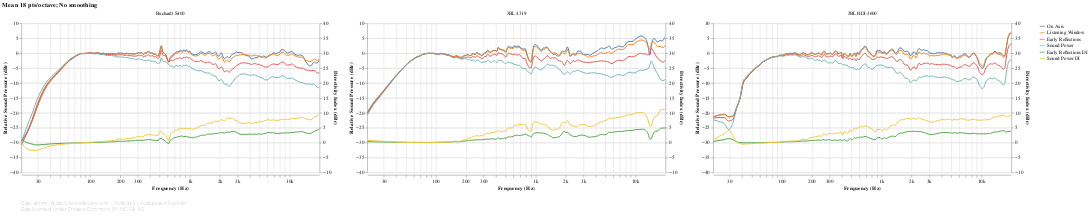

Notebook code for this chart:
### Markdown cell above
## Spinorama

The famous CEA/CTA-2034 charts, popularized by Dr. Floyd Toole. These provide a good summary of the measurements from a perceptual perspective. Speakers are presented side-by-side for easy comparison.

Remember:
 - **All the charts are interactive.** Use the mousewheel to zoom, and drag & drop to pan. Click on a legend entry to highlight a single response; hold shift to highlight multiple responses. Double-click to reset the view. (PROTIP: to quickly switch back and forth between speakers, select the speaker dropdown, then use the left-right arrow keys on your keyboard.)
 - **Charts will not be generated if the section they're under is folded while the notebook is running.** To manually load a chart after running the notebook, click on the square to the left of the *Show Code* button. Or simply use *Run all* again after unfolding the section.

### Code cell
#@markdown
# Note that there are few subtleties here because of Altair/Vega quirks:
# - To make the Y axes independent, `.resolve_scale()` has to be used *before
#   and after* `.facet()`. (In Vega terms, there needs to be a Resolve property
#   in *every* view composition specification.)
#   - If the first `.resolve_scale()` is removed from the layer spec, the axes
#     are not made independent.
#   - If the second `.resolve_scale()` is removed from the facet spec, Vega
#     throws a weird `Unrecognized scale name: "child_layer_0_y"` error.
# - To make the two axes zoom and pan at the same time, `.interactive()` has to
#   be used on each encoding, not on the overall view. Otherwise only the left
#   axis will support zoom & pan.
frequency_response_db_chart(
        speakers_fr_ready.pipe(lsx.pd.remap_columns, {
        ('CEA2034', 'On Axis'): 'On Axis',
        ('CEA2034', 'Listening Window'): 'Listening Window',
        ('CEA2034', 'Early Reflections'): 'Early Reflections',
        ('CEA2034', 'Sound Power'): 'Sound Power',
        ('Directivity Index', 'Early Reflections DI'): 'Early Reflections DI',
        ('Directivity Index', 'Sound Power DI'): 'Sound Power DI',
    }),
    lambda chart: lsx.util.pipe(chart,
        lambda chart: chart.resolve_scale(y='independent'),
        speaker_facet, speaker_input,
        lambda chart: chart.resolve_scale(y='independent')),
    lambda chart: (
        lsx.util.pipe(chart
            .transform_filter(alt.FieldOneOfPredicate(field='key', oneOf=[
                'On Axis', 'Listening Window', 'Early Reflections', 'Sound Power']))
            .encode(sound_pressure_yaxis()),
            lambda chart: lsx.alt.interactive_line(chart, key_color())),
        lsx.util.pipe(chart
            .transform_filter(alt.FieldOneOfPredicate(field='key', oneOf=[
                'Early Reflections DI', 'Sound Power DI']))
            .encode(directivity_index_yaxis(scale_domain=(-10, 40))),
            lambda chart: lsx.alt.interactive_line(chart, key_color()))),
    fold={},
    additional_tooltips=[alt.Tooltip('key', type='nominal', title='Response')],
    sidebyside=True)

### Figure 1 — Vega-Lite specification as saved in the notebook (floating-point values rounded to 4 significant figures; data arrays with more than 128 entries replaced by an {"elided": "..."} marker saying what was removed)
{"config": {"view": {"continuousWidth": 400, "continuousHeight": 300, "opacity": 0}}, "vconcat": [{"data": {"name": "data-ac59f61da19682287ffb90ab1c6c7f62"}, "facet": {"type": "nominal", "field": "speaker", "title": null}, "spec": {"layer": [{"layer": [{"mark": {"type": "line", "clip": true, "interpolate": "monotone"}, "encoding": {"color": {"type": "nominal", "field": "key", "legend": {"symbolType": "stroke"}, "sort": null, "title": null}, "opacity": {"condition": {"value": 1, "selection": "selector004"}, "value": 0.2}, "y": {"type": "quantitative", "axis": {"grid": true}, "field": "value", "scale": {"domain": [-40, 10]}, "title": ["Relative Sound Pressure (dBr)"]}}, "selection": {"selector004": {"type": "multi", "encodings": ["color"], "bind": "legend"}, "selector010": {"type": "single", "fields": ["speaker"], "bind": {"input": "select", "options": [null, "Buchardt S400", "JBL 4319", "JBL HDI-3600"], "labels": ["All", "Buchardt S400", "JBL 4319", "JBL HDI-3600"], "name": "Speaker: "}}}, "title": {"text": "Mean 18 pts/octave; No smoothing", "anchor": "start"}, "transform": [{"filter": {"field": "key", "oneOf": ["On Axis", "Listening Window", "Early Reflections", "Sound Power"]}}]}, {"mark": {"type": "circle", "clip": true, "size": 100}, "encoding": {"color": {"type": "nominal", "field": "key", "legend": {"symbolType": "stroke"}, "sort": null, "title": null}, "fillOpacity": {"condition": {"value": 0.3, "selection": "selector005"}, "value": 0}, "y": {"type": "quantitative", "axis": {"grid": true}, "field": "value", "scale": {"domain": [-40, 10]}, "title": ["Relative Sound Pressure (dBr)"]}}, "selection": {"selector005": {"type": "single", "on": "mouseover", "clear": "mouseout", "empty": "none", "encodings": ["x", "y"]}, "selector006": {"type": "interval", "bind": "scales", "encodings": ["x", "y"]}}, "title": {"text": "Mean 18 pts/octave; No smoothing", "anchor": "start"}, "transform": [{"filter": {"field": "key", "oneOf": ["On Axis", "Listening Window", "Early Reflections", "Sound Power"]}}]}]}, {"layer": [{"mark": {"type": "line", "clip": true, "interpolate": "monotone"}, "encoding": {"color": {"type": "nominal", "field": "key", "legend": {"symbolType": "stroke"}, "sort": null, "title": null}, "opacity": {"condition": {"value": 1, "selection": "selector007"}, "value": 0.2}, "y": {"type": "quantitative", "axis": {"grid": true}, "field": "value", "scale": {"domain": [-10, 40]}, "title": ["Directivity Index (dBr)"]}}, "selection": {"selector007": {"type": "multi", "encodings": ["color"], "bind": "legend"}}, "title": {"text": "Mean 18 pts/octave; No smoothing", "anchor": "start"}, "transform": [{"filter": {"field": "key", "oneOf": ["Early Reflections DI", "Sound Power DI"]}}]}, {"mark": {"type": "circle", "clip": true, "size": 100}, "encoding": {"color": {"type": "nominal", "field": "key", "legend": {"symbolType": "stroke"}, "sort": null, "title": null}, "fillOpacity": {"condition": {"value": 0.3, "selection": "selector008"}, "value": 0}, "y": {"type": "quantitative", "axis": {"grid": true}, "field": "value", "scale": {"domain": [-10, 40]}, "title": ["Directivity Index (dBr)"]}}, "selection": {"selector008": {"type": "single", "on": "mouseover", "clear": "mouseout", "empty": "none", "encodings": ["x", "y"]}, "selector009": {"type": "interval", "bind": "scales", "encodings": ["x", "y"]}}, "title": {"text": "Mean 18 pts/octave; No smoothing", "anchor": "start"}, "transform": [{"filter": {"field": "key", "oneOf": ["Early Reflections DI", "Sound Power DI"]}}]}]}], "encoding": {"tooltip": [{"type": "nominal", "field": "key", "title": "Response"}, {"type": "quantitative", "field": "frequency", "format": ".03s", "title": "Frequency (Hz)"}, {"type": "quantitative", "field": "value", "format": ".2f", "title": "Value (dB)"}], "x": {"type": "quantitative", "axis": {"format": "s"}, "field": "frequency", "scale": {"base": 10, "nice": false, "type": "log"}, "title": "Frequency (Hz)"}}, "height": 300, "resolve": {"scale": {"y": "independent"}}, "transform": [{"flatten": ["frequency", "On Axis", "Listening Window", "Early Reflections", "Sound Power", "Early Reflections DI", "Sound Power DI"]}, {"fold": ["On Axis", "Listening Window", "Early Reflections", "Sound Power", "Early Reflections DI", "Sound Power DI"]}], "width": 600}, "resolve": {"scale": {"y": "independent"}}, "title": {"text": "Mean 18 pts/octave; No smoothing", "anchor": "start"}, "transform": [{"filter": {"selection": "selector010"}}]}, {"mark": "text", "height": 1, "title": {"text": ["Data: amirm, AudioScienceReview.com - Plotted by Loudspeaker Explorer", "Data licensed under Creative Commons BY-NC-SA 4.0"], "anchor": "start", "color": "gray", "fontSize": 10, "fontWeight": "lighter"}, "width": 600}], "resolve": {"legend": {"color": "independent"}}, "$schema": "https://vega.github.io/schema/vega-lite/v4.8.1.json", "datasets": {"data-ac59f61da19682287ffb90ab1c6c7f62": [{"speaker": "Buchardt S400", "frequency": {"elided": "181 float values"}, "On Axis": {"elided": "181 float values"}, "Listening Window": {"elided": "181 float values"}, "Early Reflections": {"elided": "181 float values"}, "Sound Power": {"elided": "181 float values"}, "Early Reflections DI": {"elided": "181 float values"}, "Sound Power DI": {"elided": "181 float values"}}, {"speaker": "JBL 4319", "frequency": {"elided": "181 float values"}, "On Axis": {"elided": "181 float values"}, "Listening Window": {"elided": "181 float values"}, "Early Reflections": {"elided": "181 float values"}, "Sound Power": {"elided": "181 float values"}, "Early Reflections DI": {"elided": "181 float values"}, "Sound Power DI": {"elided": "181 float values"}}, {"speaker": "JBL HDI-3600", "frequency": {"elided": "181 float values"}, "On Axis": {"elided": "181 float values"}, "Listening Window": {"elided": "181 float values"}, "Early Reflections": {"elided": "181 float values"}, "Sound Power": {"elided": "181 float values"}, "Early Reflections DI": {"elided": "181 float values"}, "Sound Power DI": {"elided": "181 float values"}}]}}
